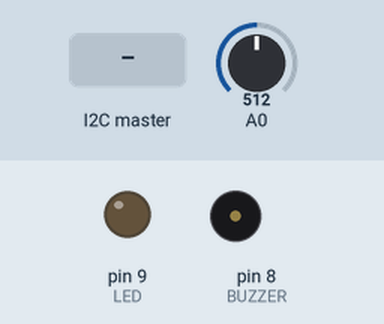
Recording of a sketch running on a simulated Arduino Uno, built with avr-gcc and run on an emulated ATmega328P. On the bench: output pins drawn as LEDs (lit = HIGH), buzzer (waves = sounding, pin HIGH). The test bench sets the inputs (shaded band); at power-on: A0 = 512.

Above: at 1.2 s.
1.3 s: the I2C master sends the byte 1
At 1.42 s:
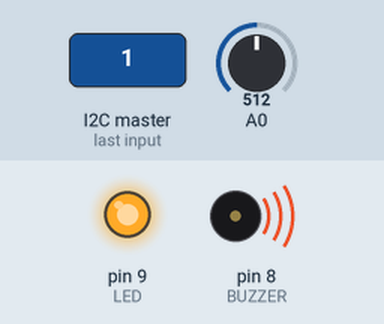
4.3 s: the I2C master sends the byte 0
At 5.1 s:
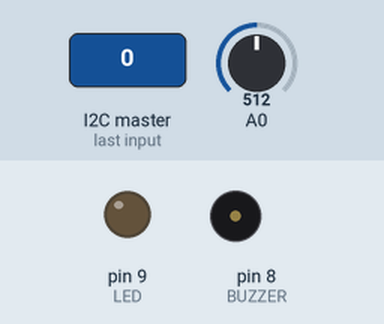
Timing chart, 0 to 7.3 s (numbered marks = the images above; inputs shaded):
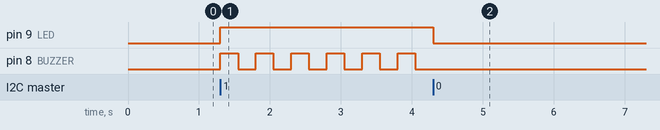

Measured:
- after the input at 1.3 s, pin 9 (LED): LOW → HIGH at once; pin 8 (BUZZER): alternates HIGH for 0.25 s and LOW for 0.25 s, starting at once
- after the input at 4.3 s, pin 9 (LED): HIGH → LOW at once; pin 8 (BUZZER): stops changing and stays LOW

The sketch:

Esclavo1.ino
```cpp
//ESCLAVO 1

#include <Wire.h>
unsigned int temp=0;
unsigned int pedido=0;

void respuestaEvento()                  //Funcion que se ejecuta al recibir una peticion.
{
    Wire.write(temp);
}
void recibidoEvento(int recepcion)      //Funcion que se ejecuta al recibir datos.
{

    while( Wire.available())
    {
        pedido = Wire.read();

    }
}

void setup()
{
    pinMode (8, OUTPUT);               //BUZZER
    pinMode (9, OUTPUT);               //LED
    Wire.begin(1);                     //Nos conectamos al bus de i2c con la direccion 1
    Wire.onRequest(respuestaEvento);
    Wire.onReceive(recibidoEvento);
}

void loop()
{
   temp = (5.0 * analogRead(0)*100.0)/1023.0;     //Lee la temperatura.

   if (pedido == 1)                               //Activa alarma.
   {
     digitalWrite(8,HIGH);
     digitalWrite(9,HIGH);
     delay(250);
     digitalWrite(8,LOW);
     delay(250);
   }
   if (pedido == 0)                               //Apaga alarma.
   {
     digitalWrite(8,LOW);
     digitalWrite(9,LOW);
   }
}
```
